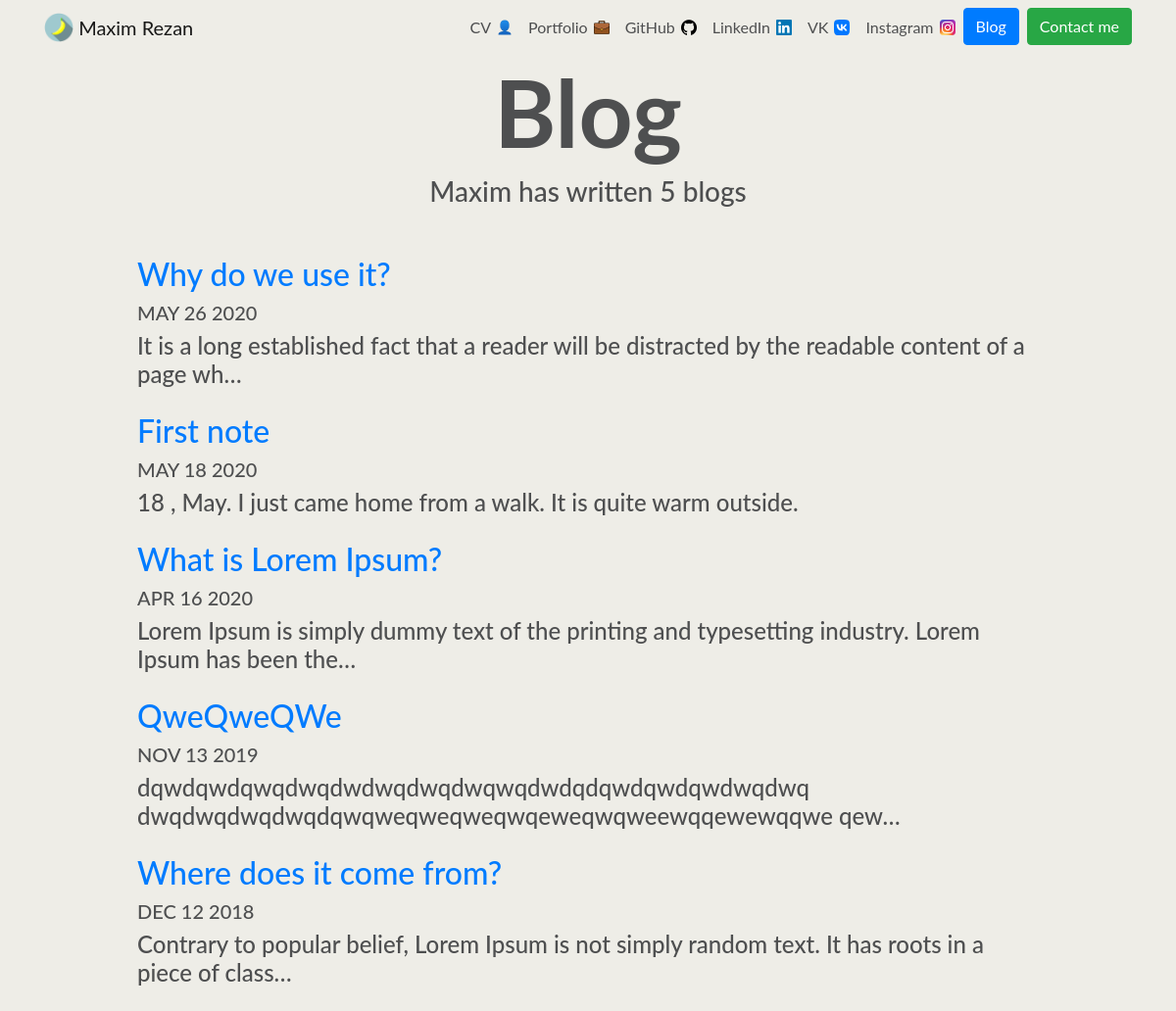
The page /blog/ on the database as committed earlier.
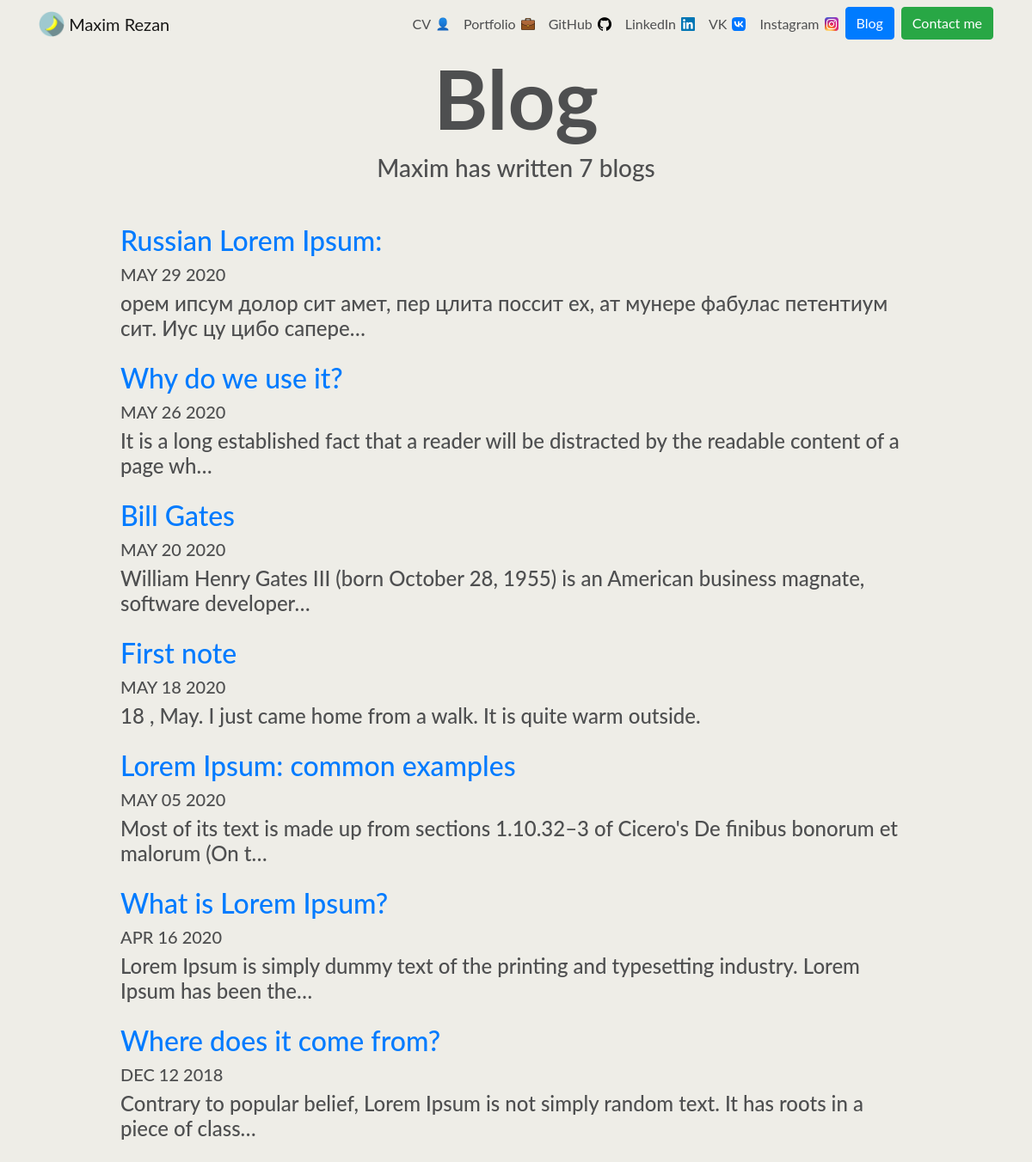
The same page on the database as committed later.
### blog/models.py (models this page shows, shortened)
class Blog(models.Model):
    title = models.CharField(max_length=200)
    created_time = models.DateField()
    description = models.TextField()

### blog/views.py (the view)
# urls.py: path('', views.all_blogs, name='all_blogs'),
def all_blogs(request):
    blogs = Blog.objects.order_by('-created_time')
    return render(request, 'blog/all_blogs.html', {'blogs':blogs})

### portfolio/my_context_processors.py (called while the page is built)
def latest_cv(request):
    latest = CV.objects.order_by('-uploaded_at').first()
    return {'latest_cv': latest}

def latest_portfolio(request):
    latest = Portfolio.objects.order_by('-uploaded_at').first()
    return {'latest_portfolio': latest}

### blog/templates/blog/all_blogs.html
{% extends 'portfolio/base.html' %}
{% load static %}
{% block content %}
  <h1 id="blogtitle" class="font-weight-bold text-center">Blog</h1>
  <h3 class="text-center mb-5">Maxim has written {{ blogs.count }} blog{{ blogs.count|pluralize }}</h3>
  {% for blog in blogs %}
    <div class="row justify-content-center my-3">
      <div class="col-md-10">
        <a style="text-decoration: none;" href="{% url 'blog:detail' blog.id %}">
          <h2>{{ blog.title }}</h2>
        </a>
        <h5>{{ blog.created_time|date:'M d Y'|upper }}</h5>
        <h4>{{ blog.description|striptags|truncatechars:100 }}</h4>
      </div>
    </div>
  {% endfor %}
{% endblock %}

Rows that differ between the two databases and show on the page:
removed Blog: title "QweQweQWe", created_time "NOV 13 2019", description "dqwdqwdqwqdwqdwdwqdwqdwqwqdwdqdqwdqwdqwdwqdwq dwqdwqdwqdwqdqwqweqweqweqwqeweqwqweewqqewewqqwe qew…"
added Blog: title "Russian Lorem Ipsum:", created_time "MAY 29 2020", description "орем ипсум долор сит амет, пер цлита поссит ех, ат мунере фабулас петентиум сит. Иус цу цибо сапере…"
added Blog: title "Bill Gates", created_time "MAY 20 2020", description "William Henry Gates III (born October 28, 1955) is an American business magnate, software developer…"
added Blog: title "Lorem Ipsum: common examples", created_time "MAY 05 2020", description "Most of its text is made up from sections 1.10.32–3 of Cicero's De finibus bonorum et malorum (On t…"
Other text that changed with them:
{{ blogs.count }}: "5" → "7"
